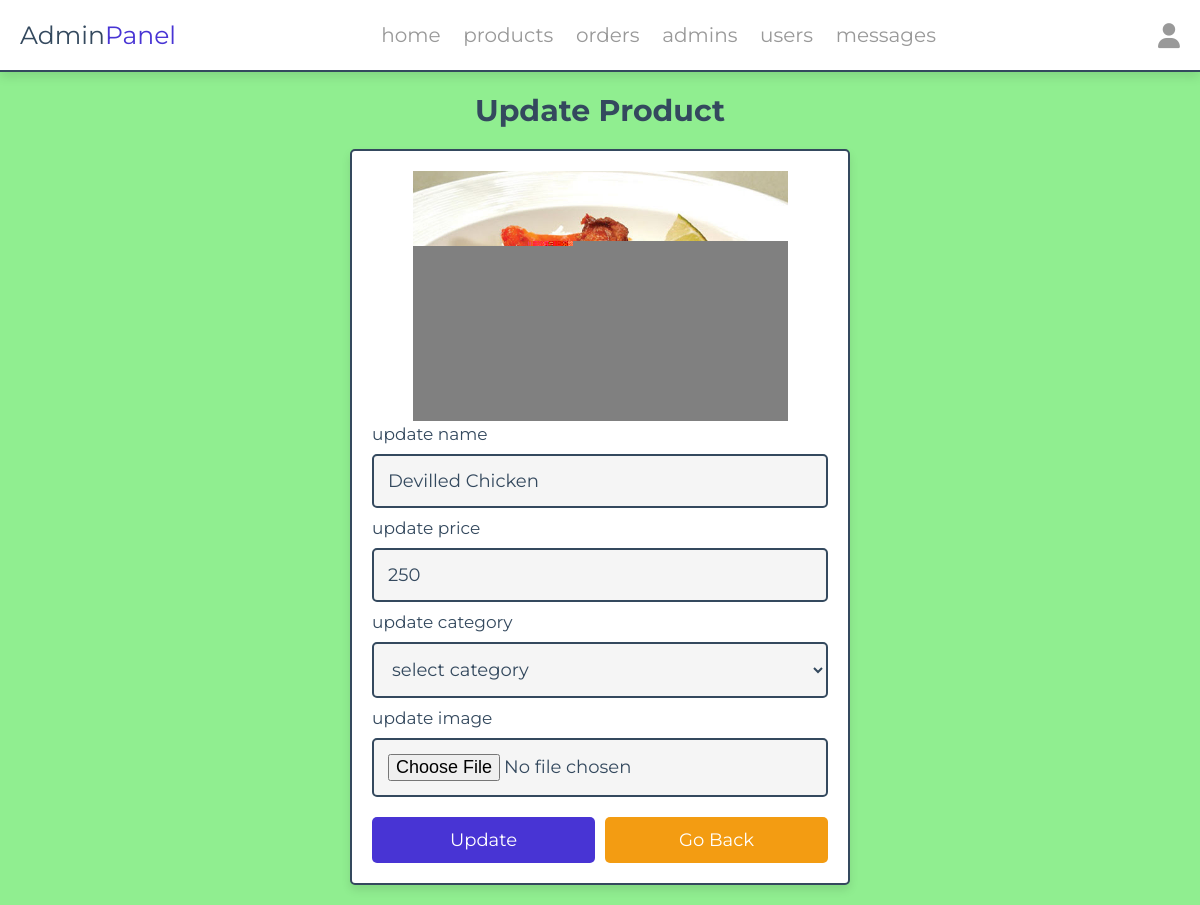
Screenshot of /admin/hot_up.php?update=3 (signed in) with the database file from the repository.
### tables this page shows
CREATE TABLE `hot` (
  `id` int(100) NOT NULL,
  `name` varchar(100) NOT NULL,
  `price` int(10) NOT NULL,
  `image` varchar(100) NOT NULL,
  `category` varchar(100) NOT NULL
);

### admin/hot_up.php (the view, shortened to what this page needs)
<?php
include '../components/connect.php';
?>
<!DOCTYPE html>
<html lang="en">
<head>
   <link rel="stylesheet" href="https://cdnjs.cloudflare.com/ajax/libs/font-awesome/6.1.1/css/all.min.css">
   <link rel="stylesheet" href="../css/admin_style.css">
   <link rel="stylesheet" href="../css/das.css">
   <link rel="stylesheet" href="../css/da1.css">
</head>
<body>
<?php include '../components/admin_header.php' ?>
<section class="update-product">
   <h1 class="heading">Update Product</h1>
   <?php
      $update_id = $_GET['update'];
      $show_products = $conn->prepare("SELECT * FROM `hot` WHERE id = ?");
      $show_products->execute([$update_id]);
      if($show_products->rowCount() > 0){
         while($fetch_products = $show_products->fetch(PDO::FETCH_ASSOC)){
   ?>
   <form action="" method="POST" enctype="multipart/form-data">
      <img src="../uploaded_img/<?= $fetch_products['image']; ?>" alt="">
      <span>update name</span>
      <input type="text" required placeholder="enter product name" name="name" maxlength="100" class="box" value="<?= $fetch_products['name']; ?>">
      <span>update price</span>
      <input type="number" min="0" max="9999999999" required placeholder="enter product price" name="price" onkeypress="if(this.value.length == 10) return false;" class="box" value="<?= $fetch_products['price']; ?>">
      <span>update category</span>
      <select name="category" class="box" required>
         <option selected value="select category">select category</option>
      </select>
      <span>update image</span>
      <input type="file" name="image" class="box" accept="image/jpg, image/jpeg, image/png, image/webp">
      <div class="flex-btn">
         <input type="submit" value="update" class="btn" name="update">
         <a href="hot.php" class="option-btn">go back</a>
      </div>
   </form>
   <?php
         }
      }else{
         echo '<p class="empty">no products added yet!</p>';
      }
   ?>
</section>
</body>
</html>

### css/admin_style.css (style rules this page uses)
:root { --main-color:#4834d4; --red:#e74c3c; --orange:#f39c12; --black:#34495e; --white:#fff; --light-bg:#f5f5f5; --light-color:#999; --border:.2rem solid var(--black); --box-shadow:0 .5rem 1rem rgba(0,0,0,.1); }
* { font-family: 'Montserrat', sans-serif; margin:0; padding:0; box-sizing: border-box; text-decoration: none; outline: none; border:none; }
html { font-size: 62.5%; overflow-x: hidden; }
body { background-color: var(--light-bg); }
section { max-width: 1200px; margin:0 auto; padding:2rem; }
.btn, .delete-btn, .option-btn { display: block; margin-top: 1rem; border-radius: .5rem; cursor: pointer; width: 100%; font-size: 1.8rem; color:var(--white); padding:1.2rem 3rem; text-transform: capitalize; text-align: center; }
.btn { background-color: var(--main-color); }
.option-btn { background-color: var(--orange); }
.flex-btn { display: flex; gap:1rem; }
.heading { text-align: center; margin-bottom: 2rem; text-transform: capitalize; color:var(--black); font-size: 3rem; }
.update-product form { margin:0 auto; max-width: 50rem; background-color: var(--white); border-radius: .5rem; box-shadow: var(--box-shadow); border:var(--border); padding:2rem; }
.update-product form img { height: 25rem; width: 100%; object-fit: contain; }
.update-product form .box { background-color: var(--light-bg); border:var(--border); width: 100%; padding:1.4rem; font-size: 1.8rem; color:var(--black); border-radius: .5rem; margin: 1rem 0; }
.update-product form span { font-size: 1.7rem; color:var(--black); }

### css/das.css (style rules this page uses)
body { background-color:lightblue; }

### css/da1.css (style rules this page uses)
body { background-color:lightgreen; }

### rows the page displays
hot: image (picture), name "Devilled Chicken", price "250"
